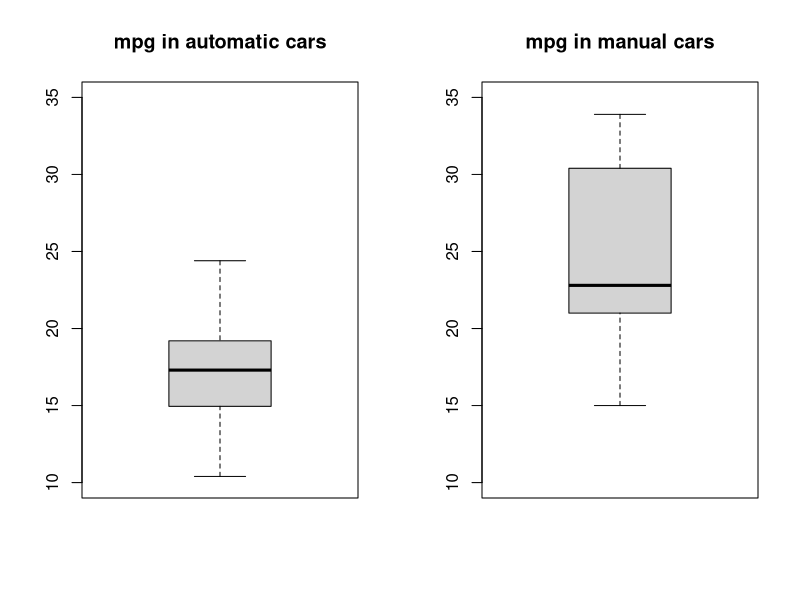
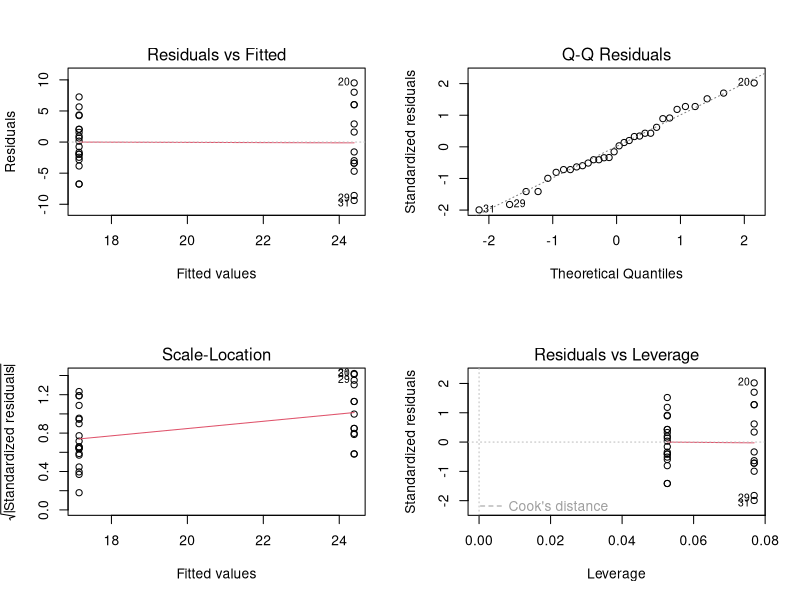

These charts were generated, in order, by the following R code:
## ---- chunk 1
y <- mtcars$mpg
x <- mtcars$am
z <- (1-mtcars$am)
## ---- chunk 2
manual_mpg<-y*x 
manual_mpg<-manual_mpg[manual_mpg!=0] #getting values only when cars are manual
n_manual<-length(manual_mpg) #calculating the sample size
## ---- chunk 3
automatic_mpg<-y*z
automatic_mpg<-automatic_mpg[automatic_mpg!=0]
n_automatic = length(automatic_mpg)
## ---- chunk 4
summary(manual_mpg)
## ---- chunk 5
sd(manual_mpg)
## ---- chunk 6
summary(automatic_mpg)
## ---- chunk 7
sd(automatic_mpg)
## ---- chunk 8
par(mfcol=c(1,2))
boxplot(automatic_mpg, main = "mpg in automatic cars",ylim = c(10, 35))
boxplot(manual_mpg, main = "mpg in manual cars",  ylim = c(10, 35))

## ---- chunk 9
fit<-lm(y~ x + z)
summary(fit)
sumCoef <- summary(fit)$coefficients
#sumCoef[1,1] + sumCoef[2,1] + c(-1, 1) * qt(.975, df = fit$df) * sumCoef[2, 2]
#sumCoef[1,1] + c(-1, 1) * qt(.975, df = fit$df) * sumCoef[2, 2]

## ---- chunk 10
par(mfrow = c(2, 2))
plot(fit)
## ---- chunk 11
fit2<-lm(y~ x + z - 1)
summary(fit2)
sumCoef <- summary(fit2)$coefficients
## ---- chunk 12
sumCoef[1,1]/sumCoef[2,1]
